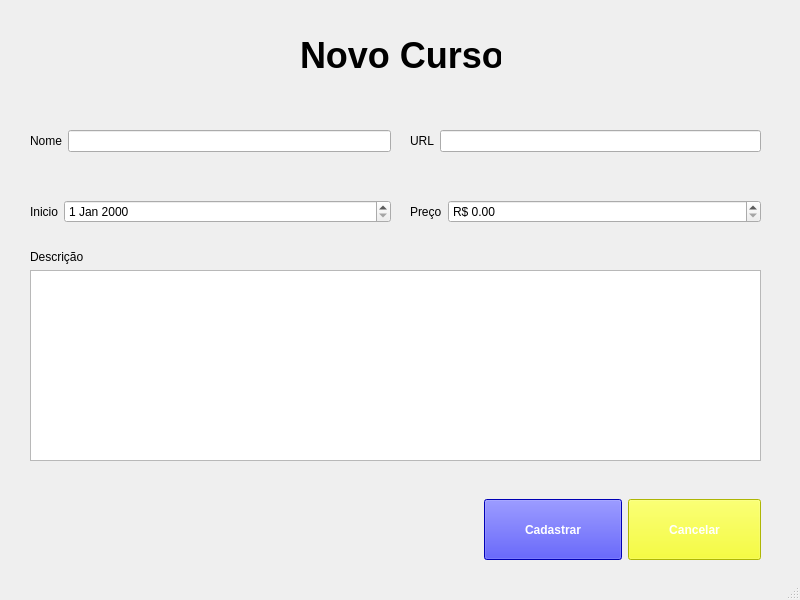
<?xml version="1.0" encoding="UTF-8"?>
<ui version="4.0">
 <class>Curso</class>
 <widget class="QMainWindow" name="Curso">
  <property name="geometry">
   <rect>
    <x>0</x>
    <y>0</y>
    <width>800</width>
    <height>600</height>
   </rect>
  </property>
  <property name="minimumSize">
   <size>
    <width>800</width>
    <height>600</height>
   </size>
  </property>
  <property name="maximumSize">
   <size>
    <width>800</width>
    <height>600</height>
   </size>
  </property>
  <property name="windowTitle">
   <string>Cadastro de curso</string>
  </property>
  <property name="styleSheet">
   <string notr="true"/>
  </property>
  <widget class="QWidget" name="centralwidget">
   <widget class="QWidget" name="formLayoutWidget">
    <property name="geometry">
     <rect>
      <x>30</x>
      <y>130</y>
      <width>361</width>
      <height>31</height>
     </rect>
    </property>
    <layout class="QFormLayout" name="formLayout">
     <item row="0" column="0">
      <widget class="QLabel" name="lblNome">
       <property name="text">
        <string>Nome</string>
       </property>
      </widget>
     </item>
     <item row="0" column="1">
      <widget class="QLineEdit" name="txtNome">
       <property name="styleSheet">
        <string notr="true">QLineEdit {
	border-bottom: 1px solid red;
}</string>
       </property>
      </widget>
     </item>
    </layout>
   </widget>
   <widget class="QWidget" name="formLayoutWidget_2">
    <property name="geometry">
     <rect>
      <x>410</x>
      <y>130</y>
      <width>351</width>
      <height>31</height>
     </rect>
    </property>
    <layout class="QFormLayout" name="formLayout_2">
     <item row="0" column="0">
      <widget class="QLabel" name="lblURL">
       <property name="text">
        <string>URL</string>
       </property>
      </widget>
     </item>
     <item row="0" column="1">
      <widget class="QLineEdit" name="txtURL">
       <property name="styleSheet">
        <string notr="true">QLineEdit {
	color: blue;
	text-decoration: underline;
}</string>
       </property>
      </widget>
     </item>
    </layout>
   </widget>
   <widget class="QWidget" name="formLayoutWidget_3">
    <property name="geometry">
     <rect>
      <x>30</x>
      <y>200</y>
      <width>361</width>
      <height>31</height>
     </rect>
    </property>
    <layout class="QFormLayout" name="formLayout_3">
     <item row="0" column="1">
      <widget class="QDateEdit" name="dateInicio"/>
     </item>
     <item row="0" column="0">
      <widget class="QLabel" name="lblInicio">
       <property name="text">
        <string>Inicio</string>
       </property>
      </widget>
     </item>
    </layout>
   </widget>
   <widget class="QWidget" name="formLayoutWidget_4">
    <property name="geometry">
     <rect>
      <x>410</x>
      <y>200</y>
      <width>351</width>
      <height>31</height>
     </rect>
    </property>
    <layout class="QFormLayout" name="formLayout_4">
     <item row="0" column="0">
      <widget class="QLabel" name="lblPreco">
       <property name="text">
        <string>Preço</string>
       </property>
      </widget>
     </item>
     <item row="0" column="1">
      <widget class="QDoubleSpinBox" name="spinPreco">
       <property name="prefix">
        <string>R$ </string>
       </property>
       <property name="suffix">
        <string/>
       </property>
       <property name="maximum">
        <double>5000.000000000000000</double>
       </property>
       <property name="stepType">
        <enum>QAbstractSpinBox::StepType::DefaultStepType</enum>
       </property>
      </widget>
     </item>
    </layout>
   </widget>
   <widget class="QWidget" name="verticalLayoutWidget">
    <property name="geometry">
     <rect>
      <x>30</x>
      <y>250</y>
      <width>731</width>
      <height>211</height>
     </rect>
    </property>
    <layout class="QVBoxLayout" name="verticalLayout">
     <item>
      <widget class="QLabel" name="label_2">
       <property name="text">
        <string>Descrição</string>
       </property>
      </widget>
     </item>
     <item>
      <widget class="QTextEdit" name="txtDescricao"/>
     </item>
    </layout>
   </widget>
   <widget class="QWidget" name="horizontalLayoutWidget">
    <property name="geometry">
     <rect>
      <x>30</x>
      <y>499</y>
      <width>731</width>
      <height>61</height>
     </rect>
    </property>
    <layout class="QHBoxLayout" name="horizontalLayout">
     <item>
      <spacer name="horizontalSpacer">
       <property name="orientation">
        <enum>Qt::Orientation::Horizontal</enum>
       </property>
       <property name="sizeHint" stdset="0">
        <size>
         <width>15</width>
         <height>20</height>
        </size>
       </property>
      </spacer>
     </item>
     <item>
      <widget class="QPushButton" name="btnCadastrar">
       <property name="sizePolicy">
        <sizepolicy hsizetype="Minimum" vsizetype="Expanding">
         <horstretch>0</horstretch>
         <verstretch>0</verstretch>
        </sizepolicy>
       </property>
       <property name="styleSheet">
        <string notr="true">QPushButton {
	background-color: #0000FF;
	color: white;
	font-weight: bold;
	padding-left: 40px;
	padding-right: 40px;
}


QPushButton: hover {
	background-color: rgba(0, 0, 255, 0.7);
}</string>
       </property>
       <property name="text">
        <string>Cadastrar</string>
       </property>
      </widget>
     </item>
     <item>
      <widget class="QPushButton" name="btnCancelar">
       <property name="sizePolicy">
        <sizepolicy hsizetype="Minimum" vsizetype="Expanding">
         <horstretch>0</horstretch>
         <verstretch>0</verstretch>
        </sizepolicy>
       </property>
       <property name="styleSheet">
        <string notr="true">QPushButton {
	background-color: #f3ff05;
	color: white;
	font-weight: bold;
	padding-left: 40px;
	padding-right: 40px;
}</string>
       </property>
       <property name="text">
        <string>Cancelar</string>
       </property>
      </widget>
     </item>
    </layout>
   </widget>
   <widget class="QLabel" name="label_3">
    <property name="geometry">
     <rect>
      <x>300</x>
      <y>30</y>
      <width>201</width>
      <height>51</height>
     </rect>
    </property>
    <property name="styleSheet">
     <string notr="true">QLabel {
	font-weight: bold;
	font-size: 36px;
}</string>
    </property>
    <property name="text">
     <string>Novo Curso</string>
    </property>
   </widget>
  </widget>
  <widget class="QMenuBar" name="menubar">
   <property name="geometry">
    <rect>
     <x>0</x>
     <y>0</y>
     <width>800</width>
     <height>26</height>
    </rect>
   </property>
  </widget>
  <widget class="QStatusBar" name="statusbar"/>
 </widget>
 <resources/>
 <connections/>
</ui>
